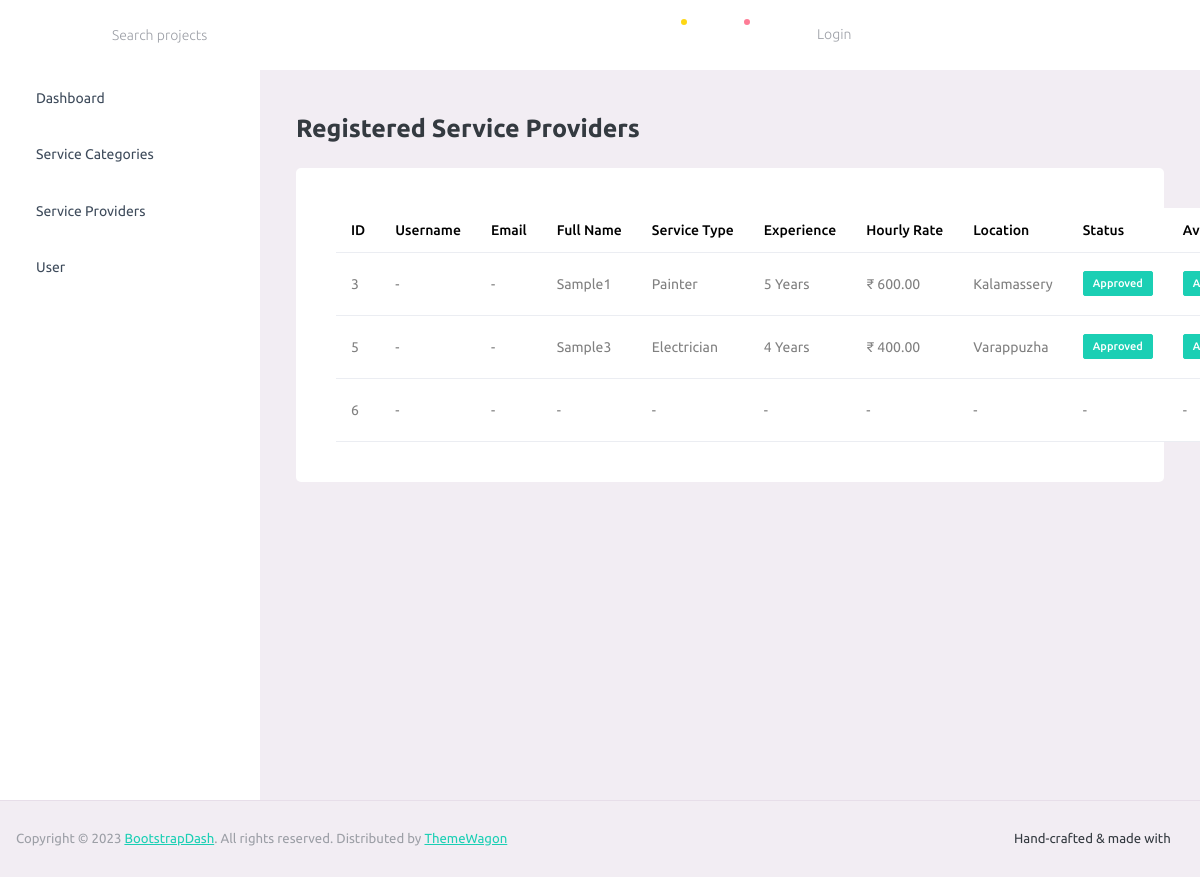
The app's page /FixPointAdmin/service_providers_details/ with its own data.
### UserApp/models.py (models this page shows, shortened)
class UserDb(models.Model):
    ROLE_CHOICES = (
        ('SERVICE_PROVIDER', 'Service Provider'),
        ('CUSTOMER', 'Customer'),
    )
    user = models.OneToOneField(
        User,
        on_delete=models.CASCADE,
        related_name="profile"
    )
    user_role = models.CharField(
        max_length=20,
        choices=ROLE_CHOICES
    )
    is_approved = models.BooleanField(default=False)

class ServiceProviderProfileDb(models.Model):
    APPROVAL_STATUS = (
        ('PENDING', 'Pending Approval'),
        ('APPROVED', 'Approved'),
        ('REJECTED', 'Rejected'),
    )
    user = models.OneToOneField(UserDb, on_delete=models.CASCADE)
    full_name = models.CharField(max_length=150)
    phone_number = models.CharField(max_length=15, null=True, blank=True)
    service_type = models.CharField(max_length=100)
    experience = models.PositiveIntegerField(default=0)
    hourly_rate = models.DecimalField(
        max_digits=8,
        decimal_places=2
    )
    location = models.CharField(max_length=150)
    latitude = models.DecimalField(
        max_digits=9,
        decimal_places=6,
        null=True,
        blank=True
    )
    longitude = models.DecimalField(
        max_digits=9,
        decimal_places=6,
        null=True,
        blank=True
    )
    is_available = models.BooleanField(default=True)
    approval_status = models.CharField(
        max_length=10,
        choices=APPROVAL_STATUS,
        default='PENDING'
    )
    profile_photo = models.ImageField(
        upload_to="provider_photos/",
        null=True,
        blank=True
    )
    rejection_reason = models.TextField(blank=True, null=True)
    created_at = models.DateTimeField(auto_now_add=True)

### AdminApp/views.py (the view)
# urls.py: path("service_providers_details/", views.service_providers_details, name="service_providers_details"),
def service_providers_details(request):
    providers = UserDb.objects.filter(
        user_role='SERVICE_PROVIDER'
    ).select_related('serviceproviderprofiledb')
    context = {
        "providers": providers
    }
    return render(request, "service-providers-details.html", context)

### AdminApp/templates/service-providers-details.html (shortened to what this page needs)
{% extends 'base.html' %}
{% load static %}
{% block content %}
<div class="content-wrapper">
    <div class="row">
        <div class="col-12">
            <h3 class="mb-4 font-weight-bold">Registered Service Providers</h3>
        </div>
    </div>
    <div class="card">
        <div class="card-body">
            <table class="table table-hover">
                <thead>
                    <tr>
                        <th>ID</th>
                        <th>Username</th>
                        <th>Email</th>
                        <th>Full Name</th>
                        <th>Service Type</th>
                        <th>Experience</th>
                        <th>Hourly Rate</th>
                        <th>Location</th>
                        <th>Status</th>
                        <th>Availability</th>
                    </tr>
                </thead>
                <tbody>
                    {% for user in providers %}
                    <tr>
                        <td>{{ user.id }}</td>
                        <td>{{ user.username|default:"-" }}</td>
                        <td>{{ user.email|default:"-" }}</td>
                        <td>
                            {% if user.serviceproviderprofiledb %}
                            {{ user.serviceproviderprofiledb.full_name|default:"-" }}
                            {% else %}
                            -
                            {% endif %}
                        </td>
                        <td>
                            {% if user.serviceproviderprofiledb %}
                            {{ user.serviceproviderprofiledb.service_type|default:"-" }}
                            {% else %}
                            -
                            {% endif %}
                        </td>
                        <td>
                            {% if user.serviceproviderprofiledb and user.serviceproviderprofiledb.experience %}
                            {{ user.serviceproviderprofiledb.experience }} Years
                            {% else %}
                            -
                            {% endif %}
                        </td>
                        <td>
                            {% if user.serviceproviderprofiledb and user.serviceproviderprofiledb.hourly_rate %}
                            ₹ {{ user.serviceproviderprofiledb.hourly_rate }}
                            {% else %}
                            -
                            {% endif %}
                        </td>
                        <td>
                            {% if user.serviceproviderprofiledb %}
                            {{ user.serviceproviderprofiledb.location|default:"-" }}
                            {% else %}
                            -
                            {% endif %}
                        </td>
                        <td>
                            {% if user.serviceproviderprofiledb %}
                            {% if user.serviceproviderprofiledb.approval_status == "APPROVED" %}
                            <span class="badge badge-success">Approved</span>
                            {% elif user.serviceproviderprofiledb.approval_status == "REJECTED" %}
                            <span class="badge badge-danger">Rejected</span>
                            {% else %}
                            <span class="badge badge-warning">Pending</span>
                            {% endif %}
                            {% else %}
                            -
                            {% endif %}
                        </td>
                        <td>
                            {% if user.serviceproviderprofiledb %}
                            {% if user.serviceproviderprofiledb.is_available %}
                            <span class="badge badge-success">Available</span>
                            {% else %}
                            <span class="badge badge-secondary">Unavailable</span>
                            {% endif %}
                            {% else %}
                            -
                            {% endif %}
                        </td>
                    </tr>
                    {% endfor %}
                </tbody>
            </table>
        </div>
    </div>
</div>
{% endblock %}

### records on screen
UserDb: id "3", username "-", email "-", serviceproviderprofiledb.full_name "Sample1", serviceproviderprofiledb.service_type "Painter", serviceproviderprofiledb.experience "5", serviceproviderprofiledb.hourly_rate "600.00", serviceproviderprofiledb.location "Kalamassery", shows "Approved", shows "Available"
UserDb: id "5", username "-", email "-", serviceproviderprofiledb.full_name "Sample3", serviceproviderprofiledb.service_type "Electrician", serviceproviderprofiledb.experience "4", serviceproviderprofiledb.hourly_rate "400.00", serviceproviderprofiledb.location "Varappuzha", shows "Approved", shows "Available"
UserDb: id "6", username "-", email "-"
